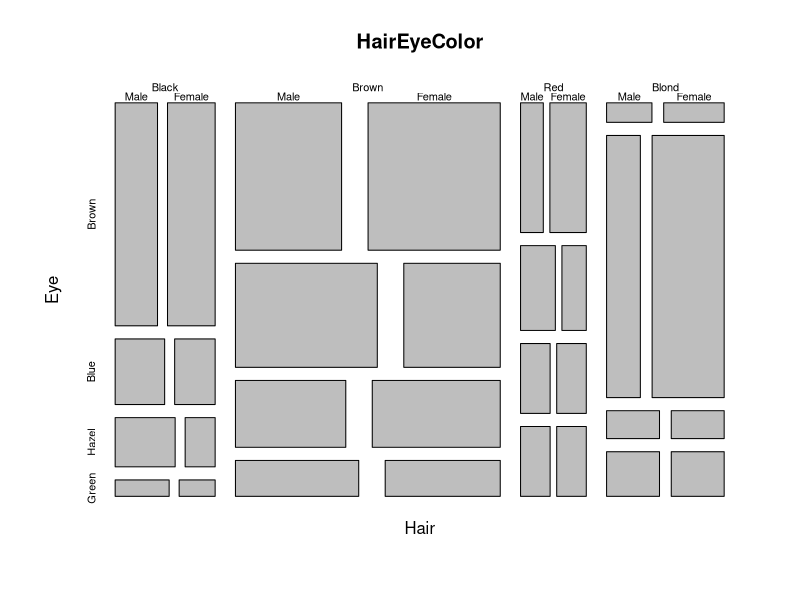
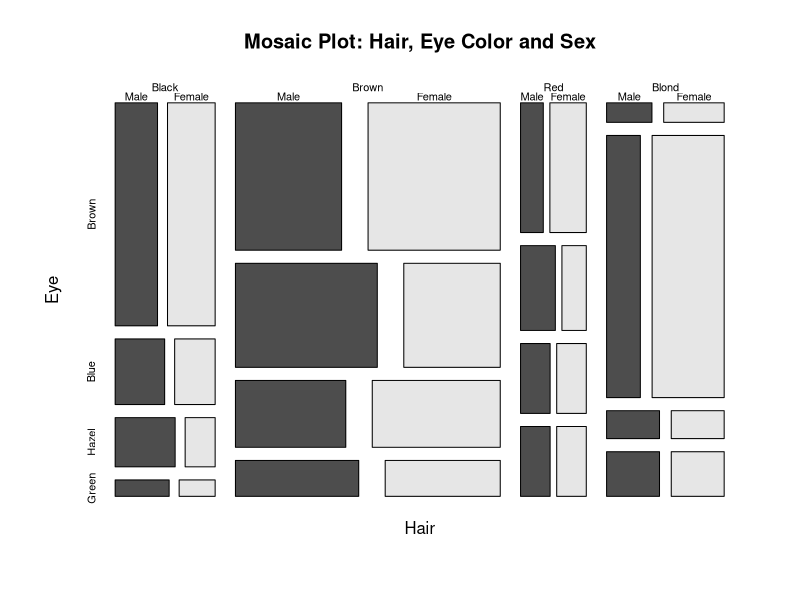
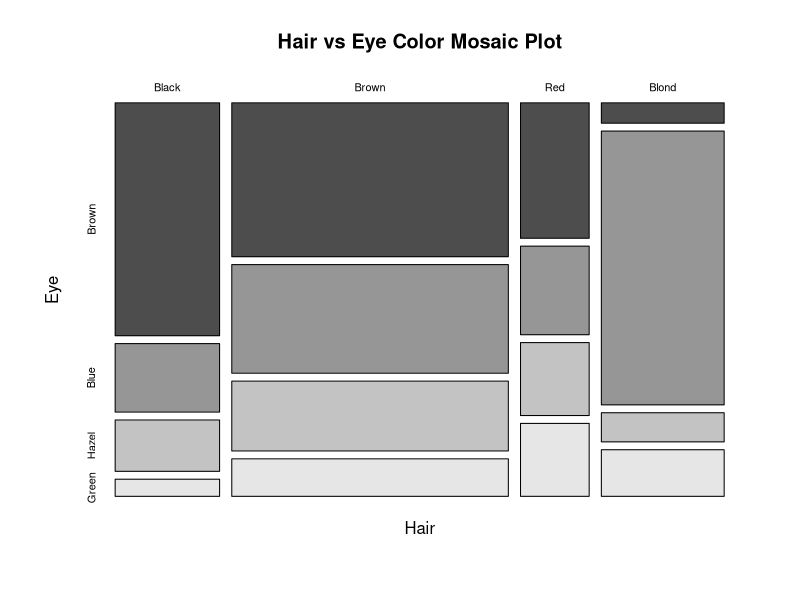
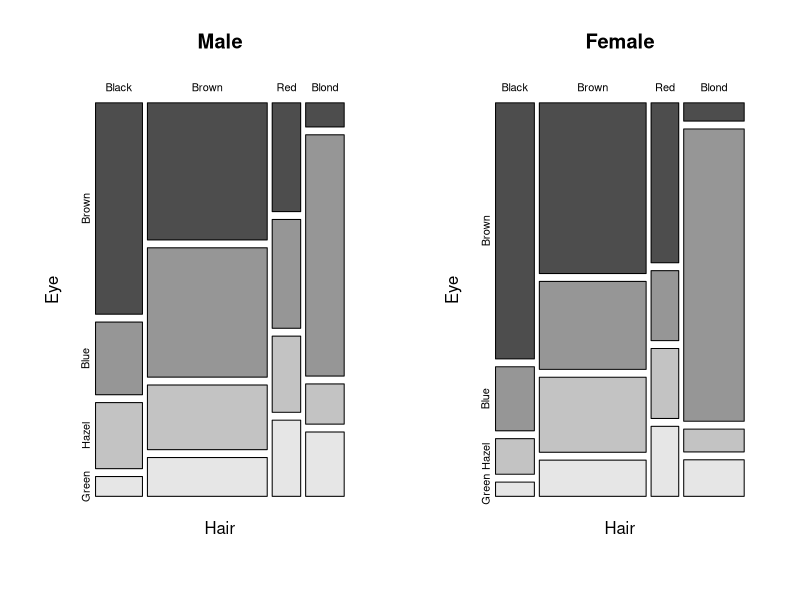
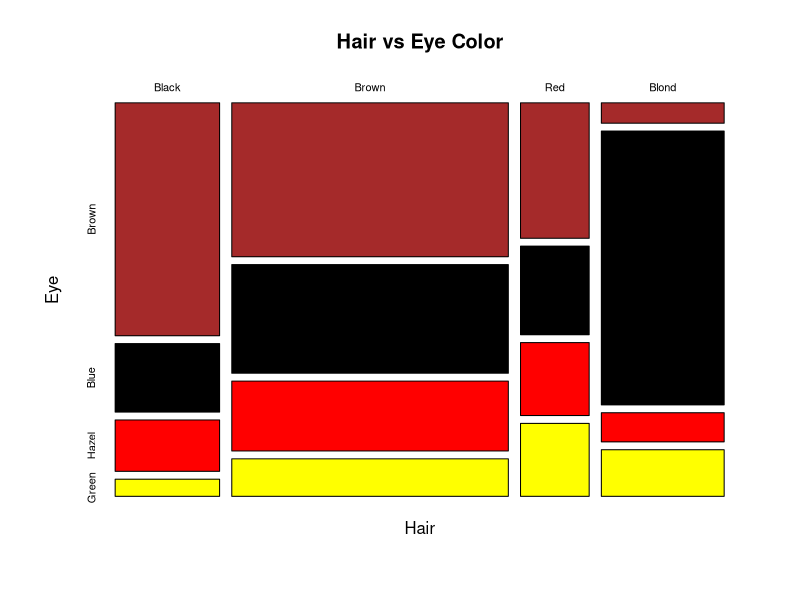
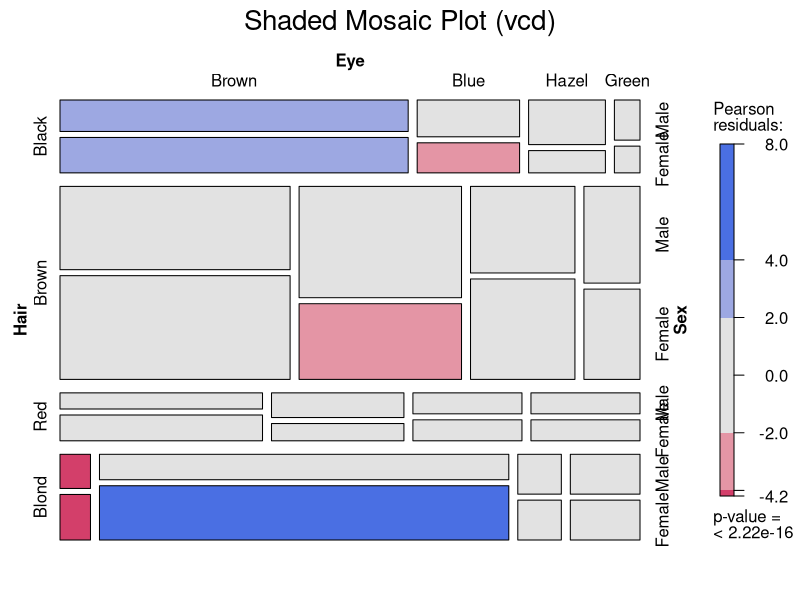
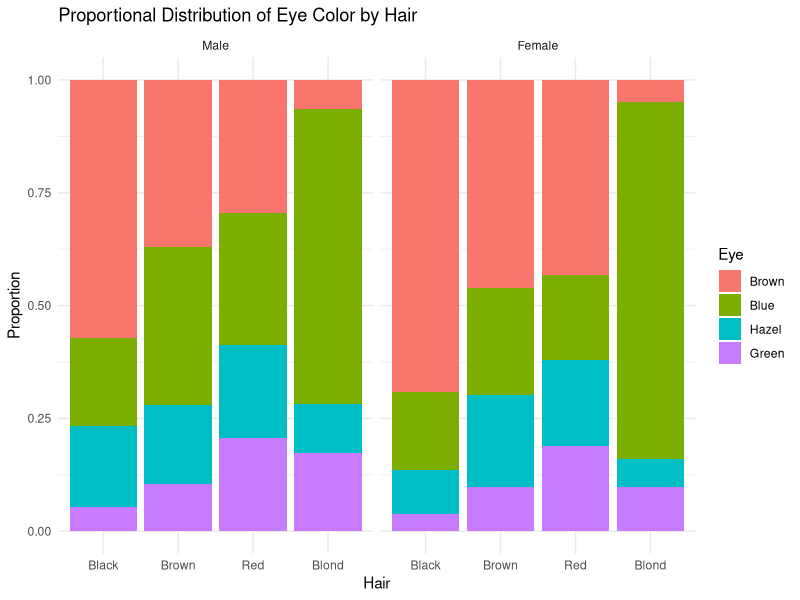
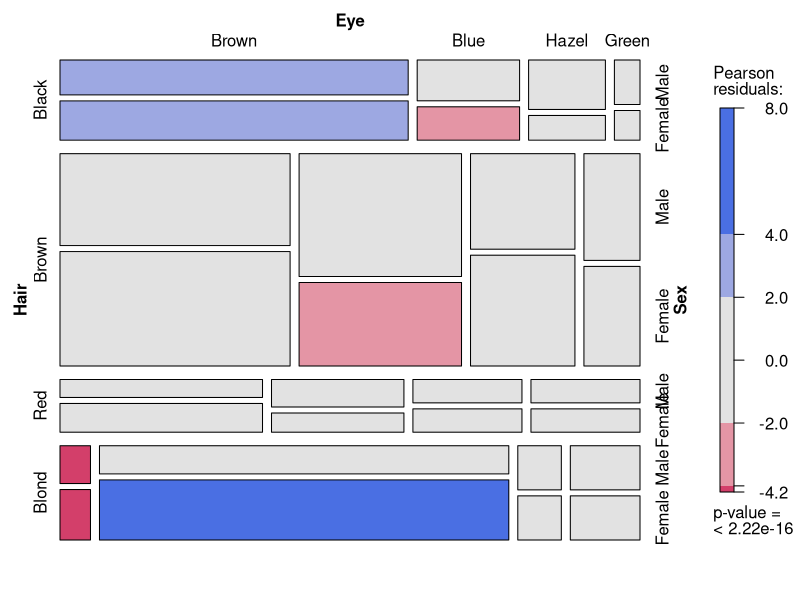

Here is the R script that generated these plots, in order:
# Load Dataset
data(HairEyeColor)

# Check Structure
str(HairEyeColor)
View(HairEyeColor)
?HairEyeColor

# Very Basic Mosaic Plot (Base R)
mosaicplot(HairEyeColor)

# Add Titles and colors
mosaicplot(HairEyeColor, main="Mosaic Plot: Hair, Eye Color and Sex", col=TRUE)

# Two-variable Mosaic Plot
HairEye2D <- margin.table(HairEyeColor, c(1,2))
mosaicplot(HairEye2D, main="Hair vs Eye Color Mosaic Plot", col=TRUE)

# Mosaic Plot By sex
par(mfrow=c(1,2))
mosaicplot(HairEyeColor[,,"Male"], main="Male", col=TRUE)
mosaicplot(HairEyeColor[,,"Female"], main="Female", col=TRUE)
par(mfrow=c(1,1))

# Custom Colors
mosaicplot(HairEye2D, col=c("brown","black","red","yellow"),
           main="Hair vs Eye Color")

# Advanced Mosaic Plot using 'vcd'
install.packages("vcd")
library(vcd)
mosaic(HairEyeColor, shade=TRUE, legend=TRUE, main="Shaded Mosaic Plot (vcd)")

# Convert Dataset to Dataframe (for ggplot)
hair_eye_df <- as.data.frame(HairEyeColor)
head(hair_eye_df)
# GGplot alternative (Proportional Mosaic-Style plot)
library(ggplot2)
ggplot(hair_eye_df, aes(x=Hair, y=Freq, fill=Eye)) +
  geom_bar(stat="identity", position="fill") +
  facet_wrap(~Sex) +
  labs(title="Proportional Distribution of Eye Color by Hair",
       y="Proportion") +
  theme_minimal()

# Advanced Mosaic with Residual Shading
mosaic(~ Hair + Eye + Sex, data=hair_eye_df, shade=TRUE, legend=TRUE)
